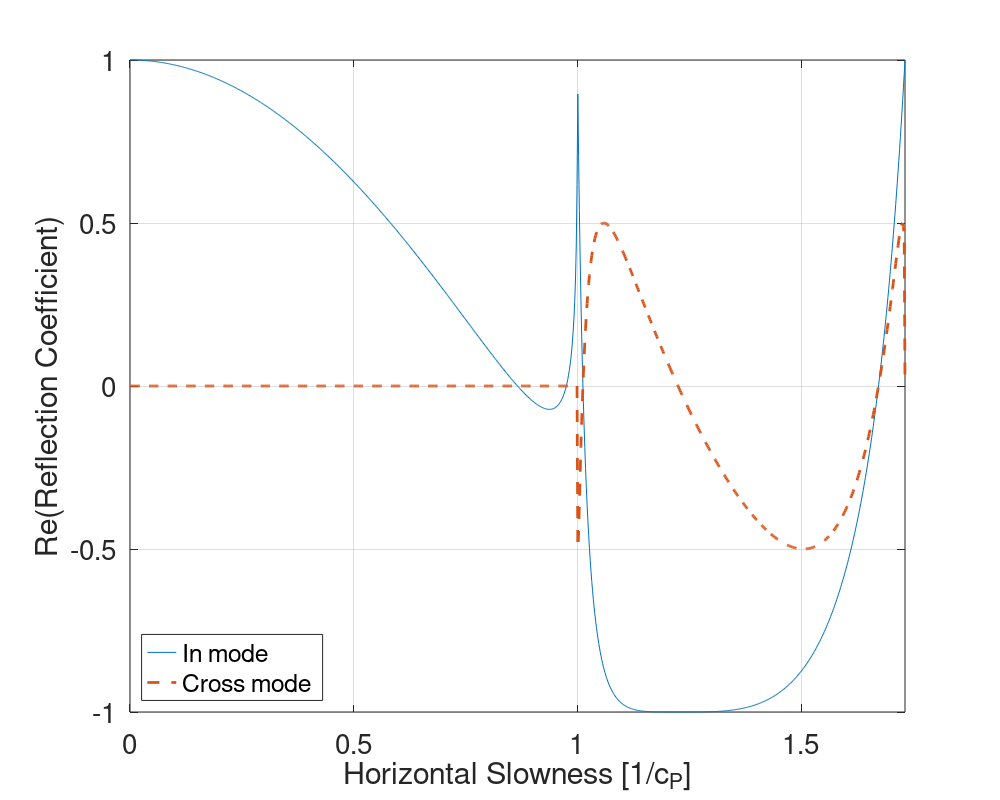
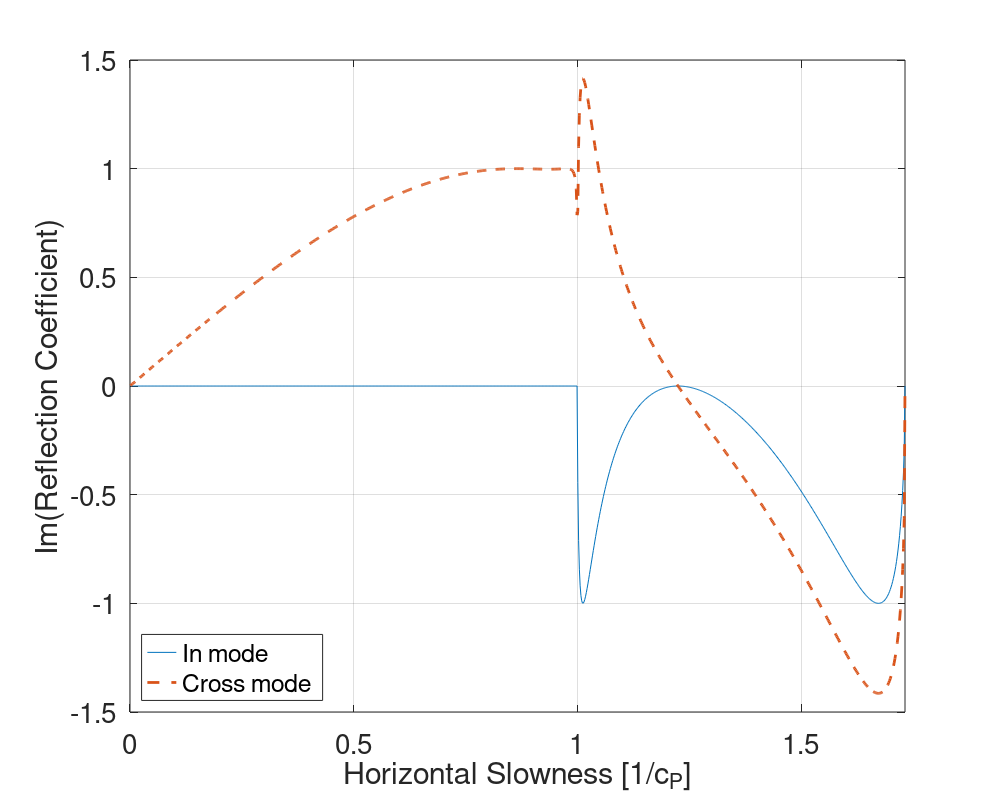
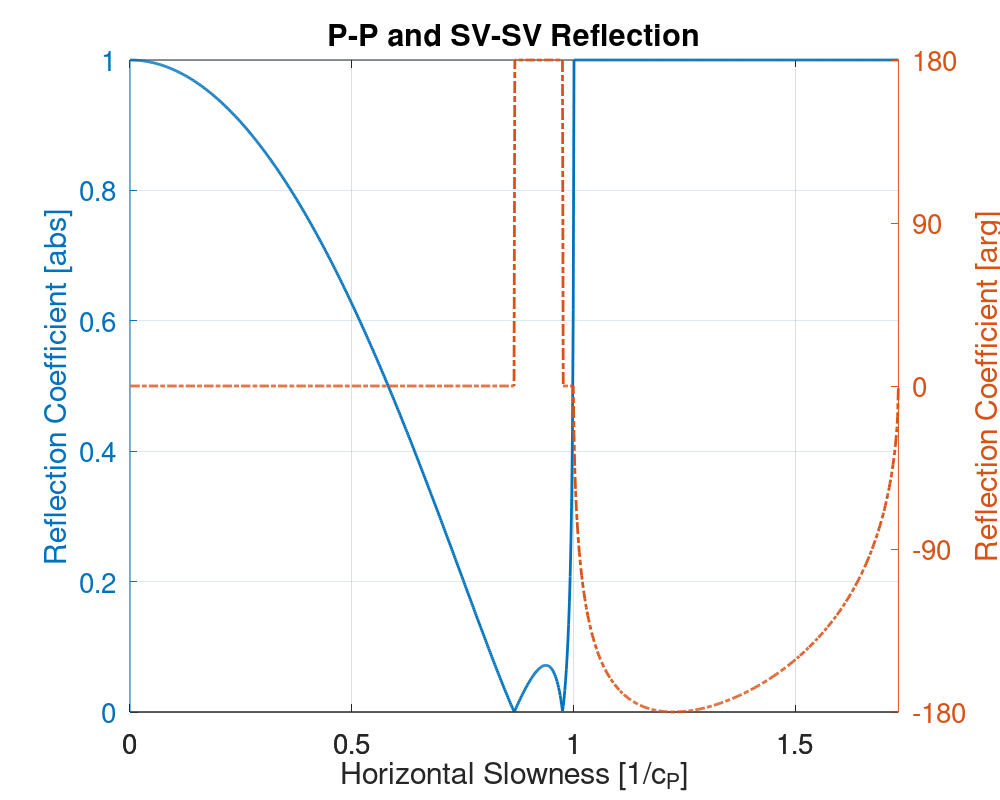
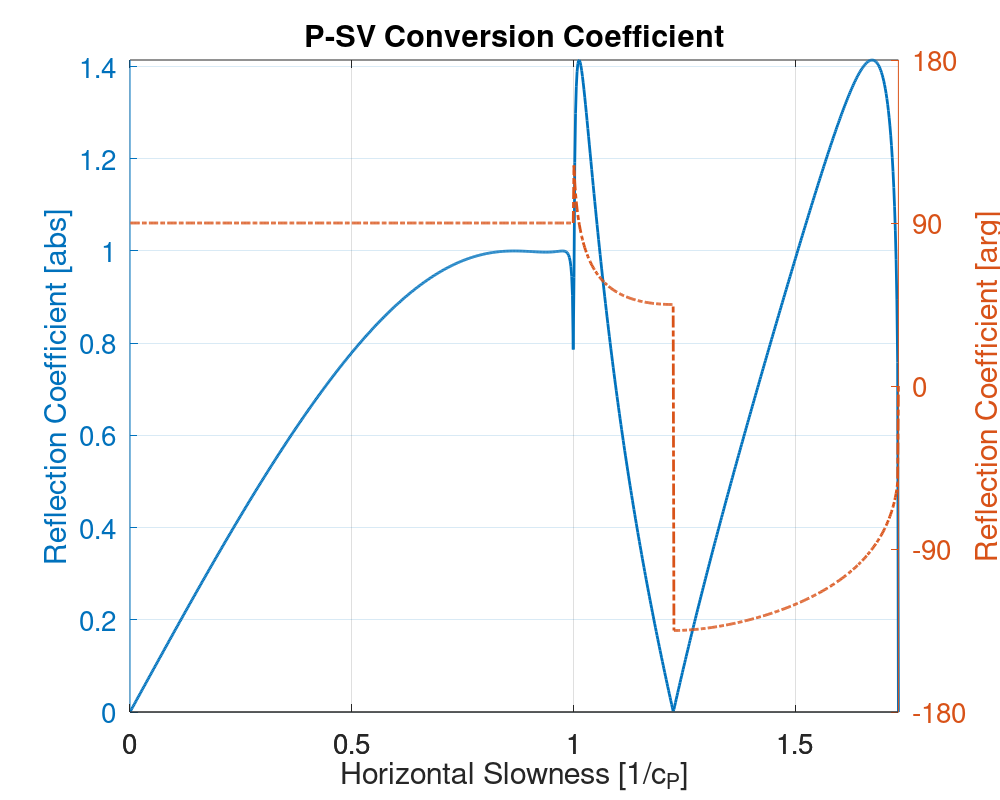

Reproduce these figures in MATLAB, in order.
set(0,'DefaultAxesFontSize',20);
set(0,'DefaultTextFontSize',20);

c_P = 1;
c_S = 1732/3000;

p1 = linspace(1e-3,1/c_S,1000);
p2 = linspace(1e-3,1/c_S,1000);

q1_P = sqrt(1/c_P^2-p1.^2);
q1_S = sqrt(1/c_S^2-p1.^2);
q2_P = sqrt(1/c_P^2-p2.^2);
q2_S = sqrt(1/c_S^2-p2.^2);


r_in = ((2*p1.^2-1/c_S^2).^2-4*p1.^2.*q1_P.*q1_S)...
    ./(4*p1.^2.*q1_P.*q1_S+(2*p1.^2-1/c_S^2).^2);

r_cross = -i*(4*p2.*sqrt(q2_P.*q2_S).*(2*p2.^2-1/c_S^2))...
    ./(4*p2.^2.*q2_P.*q2_S+(2*p2.^2-1/c_S^2).^2);

%%
figure(1)
clf
set(gcf, 'PaperSize',[10 8])
set(gcf, 'PaperPosition', [0 0 10 8])
plot(p1,real(r_in),p2,real(r_cross),'--','LineWidth',2)
grid
set(gca,'xlim',[0 1/c_S])
xlabel('Horizontal Slowness [1/c_P]')
ylabel('Re(Reflection Coefficient)')
legend('In mode','Cross mode','Location','SouthWest')
%saveas(gcf,'./plots/Refl_real.pdf')
%saveas(gcf,'c:/MyStuff/publish/paperGGN/Refl_real.eps')

figure(2)
clf
set(gcf, 'PaperSize',[10 8])
set(gcf, 'PaperPosition', [0 0 10 8])
plot(p1,imag(r_in),p2,imag(r_cross),'--','LineWidth',2)
grid
set(gca,'xlim',[0 1/c_S])
xlabel('Horizontal Slowness [1/c_P]')
ylabel('Im(Reflection Coefficient)')
legend('In mode','Cross mode','Location','SouthWest')
%saveas(gcf,'./plots/Refl_imag.pdf')
%saveas(gcf,'c:/MyStuff/publish/paperGGN/Refl_imag.eps')

figure(3)
clf
set(gcf, 'PaperSize',[10 8])
set(gcf, 'PaperPosition', [0 0 10 8])
[AX,H1,H2] = plotyy(p1,abs(r_in),p1,180/pi*angle(r_in));
set(get(AX(1),'Ylabel'),'String','Reflection Coefficient [abs]') 
set(AX(1),'XLim',[0 1/c_S]) 
set(AX(2),'XLim',[0 1/c_S]) 
set(AX(1),'YLim',[0 1]) 
set(AX(1),'YTick',[0 0.2 0.4 0.6 0.8 1]) 
set(AX(2),'YLim',[-180 180]) 
set(AX(2),'YTick',[-180 -90 0 90 180]) 
set(get(AX(2),'Ylabel'),'String','Reflection Coefficient [arg]') 
xlabel('Horizontal Slowness [1/c_P]')
set(H1,'LineStyle','-','LineWidth',2)
set(H2,'LineStyle','-.','LineWidth',2)
grid
%set(gca,'xlim',[0 1/c_S])
title('P-P and SV-SV Reflection')
%saveas(gcf,'./plots/Refl_IM.pdf')
%saveas(gcf,'c:/MyStuff/publish/paperGGN/Refl_IM.eps')

figure(4)
clf
set(gcf, 'PaperSize',[10 8])
set(gcf, 'PaperPosition', [0 0 10 8])
[AX,H1,H2] = plotyy(p2,abs(r_cross),p2,180/pi*angle(r_cross));
set(get(AX(1),'Ylabel'),'String','Reflection Coefficient [abs]') 
set(AX(1),'XLim',[0 1/c_S]) 
set(AX(2),'XLim',[0 1/c_S]) 
set(AX(1),'YLim',[0 sqrt(2)])
set(AX(1),'YTick',[0 0.2 0.4 0.6 0.8 1 1.2 1.4]) 
set(AX(2),'YLim',[-180 180])  
set(AX(2),'YTick',[-180 -90 0 90 180]) 
set(get(AX(2),'Ylabel'),'String','Reflection Coefficient [arg]') 
xlabel('Horizontal Slowness [1/c_P]')
set(H1,'LineStyle','-','LineWidth',2)
set(H2,'LineStyle','-.','LineWidth',2)
grid
%set(gca,'xlim',[0 1/c_S])
title('P-SV Conversion Coefficient')
%saveas(gcf,'./plots/Refl_CM.pdf')
%saveas(gcf,'c:/MyStuff/publish/paperGGN/Refl_CM.eps')